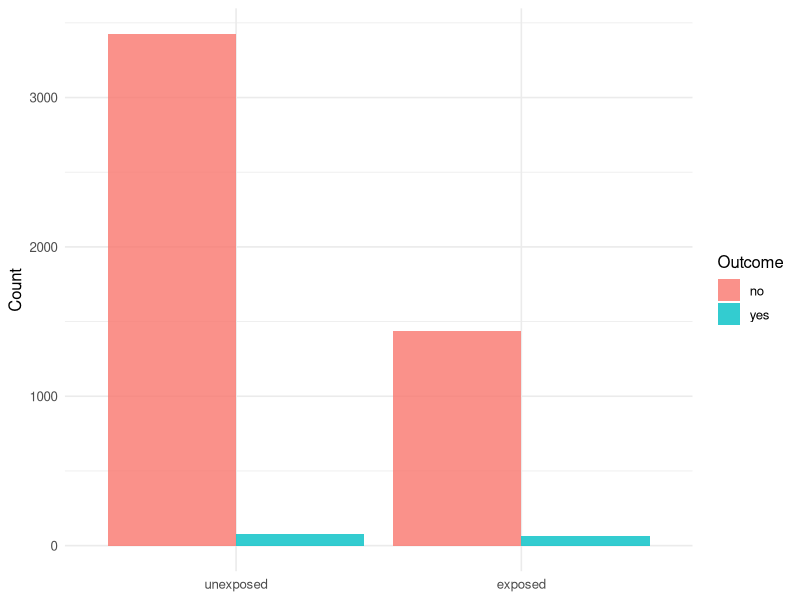

This figure's R source:
# ============================================================
# Biostatistics Courses
# Course 3 — Week 1, Session 1: Observational designs and STROBE
# ============================================================

# --- 0. Setup --------------------------------------------------
library(tidyverse)
set.seed(42)
theme_set(theme_minimal(base_size = 12))

# --- 1. Hypothesis / Goal --------------------------------------
# Compare exposure-outcome association recovered by a full cohort
# analysis and a cumulative case-control sample from the same source.

# --- 2. Data ---------------------------------------------------
n_pop <- 5000
pop <- tibble(
  id       = seq_len(n_pop),
  age      = rnorm(n_pop, 55, 10),
  exposure = rbinom(n_pop, 1, 0.30)
)
lp <- -4 + 0.8 * pop$exposure + 0.04 * (pop$age - 55)
pop <- pop |>
  mutate(prob = plogis(lp),
         outcome = rbinom(n_pop, 1, prob))

cases    <- pop |> filter(outcome == 1)
controls <- pop |>
  filter(outcome == 0) |>
  slice_sample(n = 4 * nrow(cases))
cc <- bind_rows(cases, controls)

# --- 3. Visualise ----------------------------------------------
p <- pop |>
  count(exposure, outcome) |>
  mutate(exposure = factor(exposure, labels = c("unexposed", "exposed")),
         outcome  = factor(outcome,  labels = c("no", "yes"))) |>
  ggplot(aes(exposure, n, fill = outcome)) +
  geom_col(position = "dodge", alpha = 0.8) +
  labs(x = NULL, y = "Count", fill = "Outcome")
print(p)

# --- 4. Assumptions --------------------------------------------
# Cohort: correct specification of covariates; outcome is a faithful
# measure of incidence; follow-up complete.
# Case-control: controls sampled from same source population as cases;
# outcome rare enough for OR to approximate RR.

# --- 5. Conduct / Fit ------------------------------------------
fit_cohort <- glm(outcome ~ exposure + age, data = pop, family = binomial)
fit_cc    <- glm(outcome ~ exposure + age, data = cc, family = binomial)
print(broom::tidy(fit_cohort, conf.int = TRUE, exponentiate = TRUE))
print(broom::tidy(fit_cc,    conf.int = TRUE, exponentiate = TRUE))

# --- 6. Report -------------------------------------------------
cat(sprintf(
  "Cohort OR: %.2f; Case-control OR: %.2f\n",
  exp(coef(fit_cohort))["exposure"],
  exp(coef(fit_cc))["exposure"]
))
